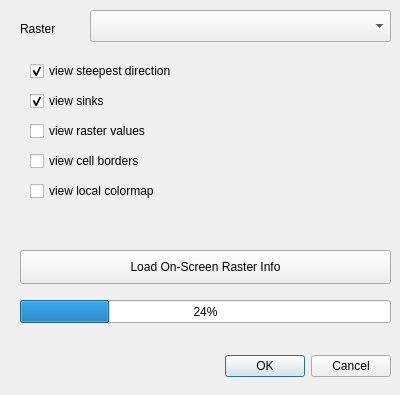
<?xml version="1.0" encoding="UTF-8"?>
<ui version="4.0">
 <class>Dialog</class>
 <widget class="QDialog" name="Dialog">
  <property name="geometry">
   <rect>
    <x>0</x>
    <y>0</y>
    <width>400</width>
    <height>395</height>
   </rect>
  </property>
  <property name="windowTitle">
   <string>Dialog</string>
  </property>
  <widget class="QDialogButtonBox" name="buttonBox">
   <property name="geometry">
    <rect>
     <x>50</x>
     <y>350</y>
     <width>341</width>
     <height>32</height>
    </rect>
   </property>
   <property name="orientation">
    <enum>Qt::Horizontal</enum>
   </property>
   <property name="standardButtons">
    <set>QDialogButtonBox::Cancel|QDialogButtonBox::Ok</set>
   </property>
  </widget>
  <widget class="QLabel" name="rasterLayerLabel">
   <property name="geometry">
    <rect>
     <x>20</x>
     <y>20</y>
     <width>91</width>
     <height>18</height>
    </rect>
   </property>
   <property name="text">
    <string>Raster</string>
   </property>
  </widget>
  <widget class="QPushButton" name="pushButtonLoad">
   <property name="geometry">
    <rect>
     <x>20</x>
     <y>250</y>
     <width>371</width>
     <height>34</height>
    </rect>
   </property>
   <property name="text">
    <string>Load On-Screen Raster Info</string>
   </property>
   <property name="checkable">
    <bool>false</bool>
   </property>
  </widget>
  <widget class="QProgressBar" name="progressBar">
   <property name="geometry">
    <rect>
     <x>20</x>
     <y>300</y>
     <width>371</width>
     <height>23</height>
    </rect>
   </property>
   <property name="value">
    <number>24</number>
   </property>
  </widget>
  <widget class="QgsMapLayerComboBox" name="rasterLayerCombobox">
   <property name="geometry">
    <rect>
     <x>90</x>
     <y>10</y>
     <width>301</width>
     <height>32</height>
    </rect>
   </property>
  </widget>
  <widget class="QCheckBox" name="viewFlowCheckbox">
   <property name="geometry">
    <rect>
     <x>30</x>
     <y>60</y>
     <width>211</width>
     <height>22</height>
    </rect>
   </property>
   <property name="text">
    <string>view steepest direction</string>
   </property>
   <property name="checked">
    <bool>true</bool>
   </property>
  </widget>
  <widget class="QCheckBox" name="viewPitsCheckbox">
   <property name="geometry">
    <rect>
     <x>30</x>
     <y>90</y>
     <width>171</width>
     <height>22</height>
    </rect>
   </property>
   <property name="text">
    <string>view sinks</string>
   </property>
   <property name="checked">
    <bool>true</bool>
   </property>
  </widget>
  <widget class="QCheckBox" name="viewValuesCheckbox">
   <property name="geometry">
    <rect>
     <x>30</x>
     <y>120</y>
     <width>181</width>
     <height>22</height>
    </rect>
   </property>
   <property name="text">
    <string>view raster values</string>
   </property>
  </widget>
  <widget class="QCheckBox" name="viewBordersCheckbox">
   <property name="geometry">
    <rect>
     <x>30</x>
     <y>150</y>
     <width>181</width>
     <height>22</height>
    </rect>
   </property>
   <property name="text">
    <string>view cell borders</string>
   </property>
  </widget>
  <widget class="QCheckBox" name="viewColorsCheckbox">
   <property name="geometry">
    <rect>
     <x>30</x>
     <y>180</y>
     <width>181</width>
     <height>22</height>
    </rect>
   </property>
   <property name="text">
    <string>view local colormap</string>
   </property>
  </widget>
 </widget>
 <customwidgets>
  <customwidget>
   <class>QgsMapLayerComboBox</class>
   <extends>QComboBox</extends>
   <header>qgsmaplayercombobox.h</header>
  </customwidget>
 </customwidgets>
 <resources/>
 <connections>
  <connection>
   <sender>buttonBox</sender>
   <signal>accepted()</signal>
   <receiver>Dialog</receiver>
   <slot>accept()</slot>
   <hints>
    <hint type="sourcelabel">
     <x>248</x>
     <y>254</y>
    </hint>
    <hint type="destinationlabel">
     <x>157</x>
     <y>274</y>
    </hint>
   </hints>
  </connection>
  <connection>
   <sender>buttonBox</sender>
   <signal>rejected()</signal>
   <receiver>Dialog</receiver>
   <slot>reject()</slot>
   <hints>
    <hint type="sourcelabel">
     <x>316</x>
     <y>260</y>
    </hint>
    <hint type="destinationlabel">
     <x>286</x>
     <y>274</y>
    </hint>
   </hints>
  </connection>
 </connections>
</ui>
